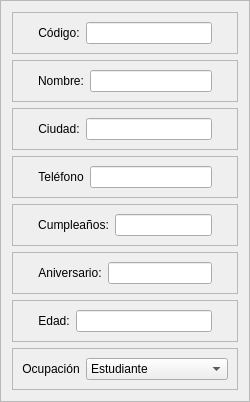
                     <widget class="QFrame" name="frame_8">
                      <property name="minimumSize">
                       <size>
                        <width>50</width>
                        <height>0</height>
                       </size>
                      </property>
                      <property name="maximumSize">
                       <size>
                        <width>250</width>
                        <height>16777215</height>
                       </size>
                      </property>
                      <property name="frameShape">
                       <enum>QFrame::StyledPanel</enum>
                      </property>
                      <property name="frameShadow">
                       <enum>QFrame::Raised</enum>
                      </property>
                      <layout class="QVBoxLayout" name="verticalLayout_5">
                       <item>
                        <widget class="QFrame" name="frame_57">
                         <property name="frameShape">
                          <enum>QFrame::StyledPanel</enum>
                         </property>
                         <property name="frameShadow">
                          <enum>QFrame::Raised</enum>
                         </property>
                         <layout class="QHBoxLayout" name="horizontalLayout_47">
                          <property name="leftMargin">
                           <number>25</number>
                          </property>
                          <property name="rightMargin">
                           <number>25</number>
                          </property>
                          <item>
                           <widget class="QLabel" name="label_178">
                            <property name="styleSheet">
                             <string notr="true">font: 75 9pt &quot;Open Sans Semibold&quot;</string>
                            </property>
                            <property name="text">
                             <string>Código:</string>
                            </property>
                            <property name="alignment">
                             <set>Qt::AlignCenter</set>
                            </property>
                           </widget>
                          </item>
                          <item>
                           <widget class="QLineEdit" name="codigo_cliente">
                            <property name="styleSheet">
                             <string notr="true">font: 75 8pt &quot;Open Sans Semibold&quot;</string>
                            </property>
                           </widget>
                          </item>
                         </layout>
                        </widget>
                       </item>
                       <item>
                        <widget class="QFrame" name="frame_9">
                         <property name="frameShape">
                          <enum>QFrame::StyledPanel</enum>
                         </property>
                         <property name="frameShadow">
                          <enum>QFrame::Raised</enum>
                         </property>
                         <layout class="QHBoxLayout" name="horizontalLayout_5">
                          <property name="leftMargin">
                           <number>25</number>
                          </property>
                          <property name="rightMargin">
                           <number>25</number>
                          </property>
                          <item>
                           <widget class="QLabel" name="label_120">
                            <property name="styleSheet">
                             <string notr="true">font: 75 9pt &quot;Open Sans Semibold&quot;</string>
                            </property>
                            <property name="text">
                             <string>Nombre:</string>
                            </property>
                            <property name="alignment">
                             <set>Qt::AlignCenter</set>
                            </property>
                           </widget>
                          </item>
                          <item>
                           <widget class="QLineEdit" name="nombre_cliente">
                            <property name="styleSheet">
                             <string notr="true">font: 75 8pt &quot;Open Sans Semibold&quot;</string>
                            </property>
                           </widget>
                          </item>
                         </layout>
                        </widget>
                       </item>
                       <item>
                        <widget class="QFrame" name="frame_10">
                         <property name="frameShape">
                          <enum>QFrame::StyledPanel</enum>
                         </property>
                         <property name="frameShadow">
                          <enum>QFrame::Raised</enum>
                         </property>
                         <layout class="QHBoxLayout" name="horizontalLayout_6">
                          <property name="leftMargin">
                           <number>25</number>
                          </property>
                          <property name="rightMargin">
                           <number>25</number>
                          </property>
                          <item>
                           <widget class="QLabel" name="label_124">
                            <property name="styleSheet">
                             <string notr="true">font: 75 9pt &quot;Open Sans Semibold&quot;</string>
                            </property>
                            <property name="text">
                             <string>Ciudad:</string>
                            </property>
                            <property name="alignment">
                             <set>Qt::AlignCenter</set>
                            </property>
                           </widget>
                          </item>
                          <item>
                           <widget class="QLineEdit" name="ciudad_cliente">
                            <property name="styleSheet">
                             <string notr="true">font: 75 8pt &quot;Open Sans Semibold&quot;</string>
                            </property>
                            <property name="text">
                             <string/>
                            </property>
                           </widget>
                          </item>
                         </layout>
                        </widget>
                       </item>
                       <item>
                        <widget class="QFrame" name="frame_11">
                         <property name="frameShape">
                          <enum>QFrame::StyledPanel</enum>
                         </property>
                         <property name="frameShadow">
                          <enum>QFrame::Raised</enum>
                         </property>
                         <layout class="QHBoxLayout" name="horizontalLayout_7">
                          <property name="leftMargin">
                           <number>25</number>
                          </property>
                          <property name="rightMargin">
                           <number>25</number>
                          </property>
                          <item>
                           <widget class="QLabel" name="label_125">
                            <property name="styleSheet">
                             <string notr="true">font: 75 9pt &quot;Open Sans Semibold&quot;</string>
                            </property>
                            <property name="text">
                             <string>Teléfono</string>
                            </property>
                            <property name="alignment">
                             <set>Qt::AlignCenter</set>
                            </property>
                           </widget>
                          </item>
                          <item>
                           <widget class="QLineEdit" name="telefono_cliente">
                            <property name="styleSheet">
                             <string notr="true">font: 75 8pt &quot;Open Sans Semibold&quot;</string>
                            </property>
                           </widget>
                          </item>
                         </layout>
                        </widget>
                       </item>
                       <item>
                        <widget class="QFrame" name="frame_12">
                         <property name="frameShape">
                          <enum>QFrame::StyledPanel</enum>
                         </property>
                         <property name="frameShadow">
                          <enum>QFrame::Raised</enum>
                         </property>
                         <layout class="QHBoxLayout" name="horizontalLayout_9">
                          <property name="leftMargin">
                           <number>25</number>
                          </property>
                          <property name="rightMargin">
                           <number>25</number>
                          </property>
                          <item>
                           <widget class="QLabel" name="label_126">
                            <property name="styleSheet">
                             <string notr="true">font: 75 9pt &quot;Open Sans Semibold&quot;</string>
                            </property>
                            <property name="text">
                             <string>Cumpleaños:</string>
                            </property>
                            <property name="alignment">
                             <set>Qt::AlignCenter</set>
                            </property>
                           </widget>
                          </item>
                          <item>
                           <widget class="QLineEdit" name="cumpleanos_cliente">
                            <property name="styleSheet">
                             <string notr="true">font: 75 8pt &quot;Open Sans Semibold&quot;</string>
                            </property>
                           </widget>
                          </item>
                         </layout>
                        </widget>
                       </item>
                       <item>
                        <widget class="QFrame" name="frame_13">
                         <property name="frameShape">
                          <enum>QFrame::StyledPanel</enum>
                         </property>
                         <property name="frameShadow">
                          <enum>QFrame::Raised</enum>
                         </property>
                         <layout class="QHBoxLayout" name="horizontalLayout_10">
                          <property name="leftMargin">
                           <number>25</number>
                          </property>
                          <property name="rightMargin">
                           <number>25</number>
                          </property>
                          <item>
                           <widget class="QLabel" name="label_127">
                            <property name="styleSheet">
                             <string notr="true">font: 75 9pt &quot;Open Sans Semibold&quot;</string>
                            </property>
                            <property name="text">
                             <string>Aniversario:</string>
                            </property>
                            <property name="alignment">
                             <set>Qt::AlignCenter</set>
                            </property>
                           </widget>
                          </item>
                          <item>
                           <widget class="QLineEdit" name="aniversario_cliente">
                            <property name="styleSheet">
                             <string notr="true">font: 75 8pt &quot;Open Sans Semibold&quot;</string>
                            </property>
                           </widget>
                          </item>
                         </layout>
                        </widget>
                       </item>
                       <item>
                        <widget class="QFrame" name="frame_14">
                         <property name="frameShape">
                          <enum>QFrame::StyledPanel</enum>
                         </property>
                         <property name="frameShadow">
                          <enum>QFrame::Raised</enum>
                         </property>
                         <layout class="QHBoxLayout" name="horizontalLayout_11">
                          <property name="leftMargin">
                           <number>25</number>
                          </property>
                          <property name="rightMargin">
                           <number>25</number>
                          </property>
                          <item>
                           <widget class="QLabel" name="label_128">
                            <property name="styleSheet">
                             <string notr="true">font: 75 9pt &quot;Open Sans Semibold&quot;</string>
                            </property>
                            <property name="text">
                             <string>Edad:</string>
                            </property>
                            <property name="alignment">
                             <set>Qt::AlignCenter</set>
                            </property>
                           </widget>
                          </item>
                          <item>
                           <widget class="QLineEdit" name="edad_cliente">
                            <property name="styleSheet">
                             <string notr="true">font: 75 8pt &quot;Open Sans Semibold&quot;</string>
                            </property>
                           </widget>
                          </item>
                         </layout>
                        </widget>
                       </item>
                       <item>
                        <widget class="QFrame" name="frame_15">
                         <property name="frameShape">
                          <enum>QFrame::StyledPanel</enum>
                         </property>
                         <property name="frameShadow">
                          <enum>QFrame::Raised</enum>
                         </property>
                         <layout class="QHBoxLayout" name="horizontalLayout_12">
                          <item>
                           <widget class="QLabel" name="label_129">
                            <property name="styleSheet">
                             <string notr="true">font: 75 9pt &quot;Open Sans Semibold&quot;</string>
                            </property>
                            <property name="text">
                             <string>Ocupación</string>
                            </property>
                            <property name="alignment">
                             <set>Qt::AlignCenter</set>
                            </property>
                           </widget>
                          </item>
                          <item>
                           <widget class="QComboBox" name="ocupacion_cliente">
                            <item>
                             <property name="text">
                              <string>Estudiante</string>
                             </property>
                            </item>
                            <item>
                             <property name="text">
                              <string>Trabajador</string>
                             </property>
                            </item>
                            <item>
                             <property name="text">
                              <string>Estudiante/Trabajador</string>
                             </property>
                            </item>
                            <item>
                             <property name="text">
                              <string>Ninguno</string>
                             </property>
                            </item>
                           </widget>
                          </item>
                         </layout>
                        </widget>
                       </item>
                      </layout>
                     </widget>
